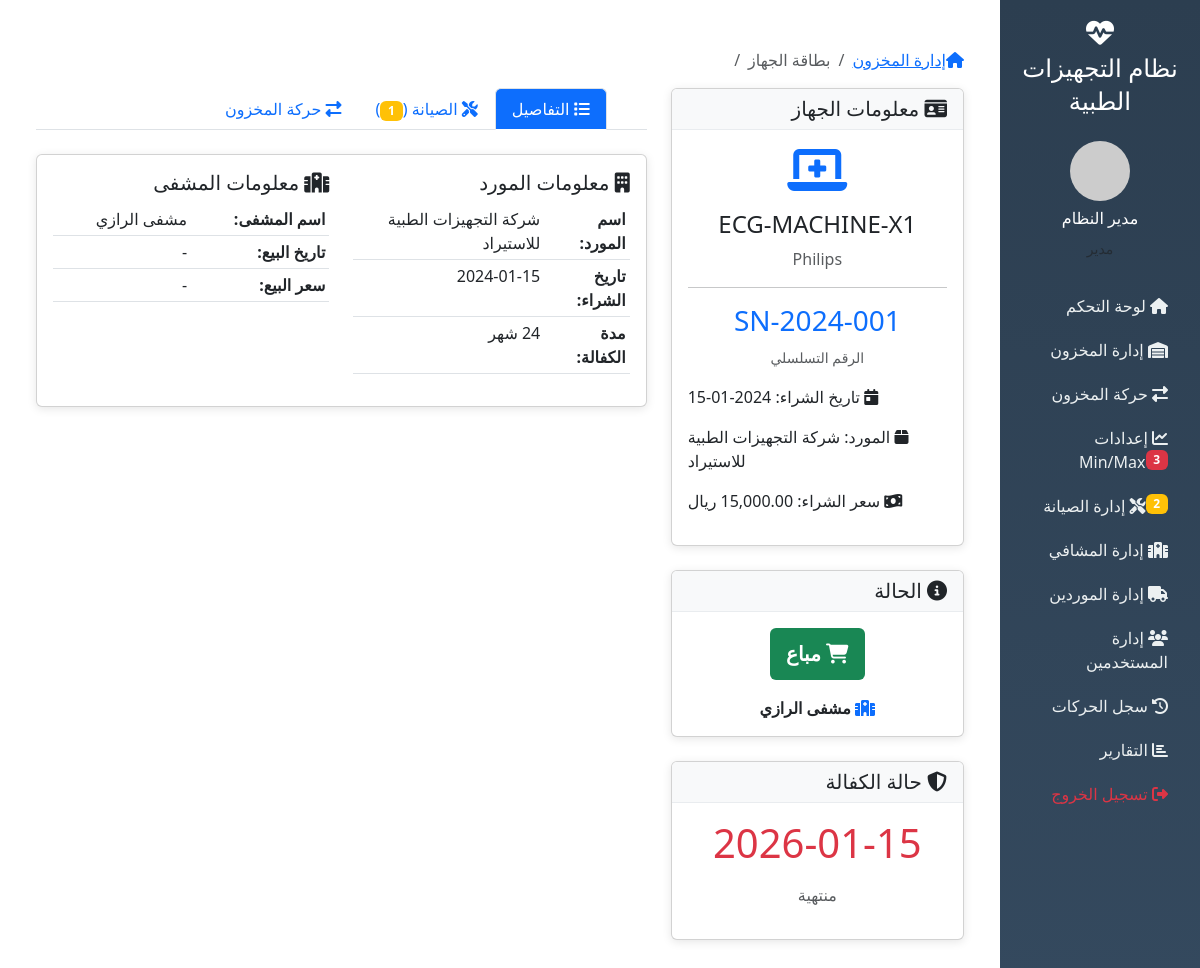
Page /device_card.php?id=1 (signed in) on the committed database.
### tables this page shows
CREATE TABLE devices (
    id INT AUTO_INCREMENT PRIMARY KEY,
    serial_number VARCHAR(50) NOT NULL UNIQUE,
    model VARCHAR(100) NOT NULL,
    brand VARCHAR(50),
    supplier_id INT,
    purchase_date DATE NOT NULL,
    warranty_months INT NOT NULL DEFAULT 12,
    warranty_expiry_date DATE,
    purchase_price DECIMAL(10,2),
    notes TEXT,
    status ENUM('in_stock', 'sold', 'maintenance') DEFAULT 'in_stock',
    current_hospital_id INT DEFAULT NULL,
    sold_date DATE DEFAULT NULL,
    sold_price DECIMAL(10,2),
    created_at TIMESTAMP DEFAULT CURRENT_TIMESTAMP,
    updated_at TIMESTAMP DEFAULT CURRENT_TIMESTAMP ON UPDATE CURRENT_TIMESTAMP,
    FOREIGN KEY (supplier_id) REFERENCES suppliers(id) ON DELETE SET NULL,
    FOREIGN KEY (current_hospital_id) REFERENCES hospitals(id) ON DELETE SET NULL,
    INDEX idx_serial (serial_number),
    INDEX idx_status (status),
    INDEX idx_model (model),
    INDEX idx_warranty (warranty_expiry_date)
);

CREATE TABLE suppliers (
    id INT AUTO_INCREMENT PRIMARY KEY,
    name VARCHAR(100) NOT NULL,
    contact_person VARCHAR(100),
    phone VARCHAR(20),
    email VARCHAR(100),
    address TEXT,
    notes TEXT,
    created_at TIMESTAMP DEFAULT CURRENT_TIMESTAMP,
    is_active BOOLEAN DEFAULT TRUE
);

CREATE TABLE hospitals (
    id INT AUTO_INCREMENT PRIMARY KEY,
    name VARCHAR(100) NOT NULL,
    rep_id INT DEFAULT NULL,
    contact_person VARCHAR(100),
    phone VARCHAR(20),
    email VARCHAR(100),
    address TEXT,
    notes TEXT,
    created_at TIMESTAMP DEFAULT CURRENT_TIMESTAMP,
    is_active BOOLEAN DEFAULT TRUE,
    FOREIGN KEY (rep_id) REFERENCES users(id) ON DELETE SET NULL,
    INDEX idx_rep (rep_id)
);

### models/Device.php (called while the page is built, shortened)
<?php
class Device {
    private $pdo;
    public function __construct($pdo) {
        $this->pdo = $pdo;
    }
    public function getById($id) {
        $stmt = $this->pdo->prepare("SELECT d.*, s.name as supplier_name,
            s.phone as supplier_phone, h.name as hospital_name,
            u.full_name as rep_name FROM devices d
            LEFT JOIN suppliers s ON d.supplier_id = s.id
            LEFT JOIN hospitals h ON d.current_hospital_id = h.id
            LEFT JOIN users u ON h.rep_id = u.id
            WHERE d.id = ?");
        $stmt->execute([$id]);
        return $stmt->fetch();
    }
}

### config/database.php (called while the page is built, shortened)
<?php
function getWarrantyStatus($expiry_date) {
    $today = date('Y-m-d');
    $expiry = new DateTime($expiry_date);
    $now = new DateTime($today);
    $diff = $now->diff($expiry)->days;
    if ($expiry < $now) {
        return ['status' => 'expired', 'days' => -$diff, 'label' => 'منتهية'];
    } elseif ($diff <= 30) {
        return ['status' => 'expiring', 'days' => $diff, 'label' => 'تنتهي قريباً'];
    } else {
        return ['status' => 'valid', 'days' => $diff, 'label' => 'سارية'];
    }
}

### models/Maintenance.php (called while the page is built, shortened)
<?php
class Maintenance {
    private $pdo;
    public function __construct($pdo) {
        $this->pdo = $pdo;
    }
    public function getByDevice($device_id) {
        $stmt = $this->pdo->prepare("SELECT * FROM maintenance_logs
            WHERE device_id = ? ORDER BY created_at DESC");
        $stmt->execute([$device_id]);
        return $stmt->fetchAll();
    }
}

### device_card.php (the view, shortened to what this page needs)
<?php
require_once __DIR__ . '/includes/header.php';
$id = $_GET['id'] ?? 0;
$device = $deviceModel->getById($id);
$warranty = getWarrantyStatus($device['warranty_expiry_date']);
$maintenanceLogs = $maintenanceModel->getByDevice($id);
?>
<!DOCTYPE html>
<html lang="ar" dir="rtl">
<head>
    <link href="https://cdn.jsdelivr.net/npm/bootstrap@5.3.0/dist/css/bootstrap.min.css" rel="stylesheet">
    <link href="https://cdnjs.cloudflare.com/ajax/libs/font-awesome/6.4.0/css/all.min.css" rel="stylesheet">
</head>
<body>
    <?php require_once __DIR__ . '/includes/header.php'; ?>
    <div class="container-fluid mt-4">
        <nav aria-label="breadcrumb">
            <ol class="breadcrumb">
                <li class="breadcrumb-item"><a href="index.php"><i class="fas fa-home"></i></a></li>
                <li class="breadcrumb-item"><a href="devices.php">إدارة المخزون</a></li>
                <li class="breadcrumb-item active">بطاقة الجهاز</li>
            </ol>
        </nav>
        <div class="row">
            <div class="col-lg-4">
                <div class="card">
                    <div class="card-header">
                        <h5 class="mb-0"><i class="fas fa-id-card"></i> معلومات الجهاز</h5>
                    </div>
                    <div class="card-body text-center">
                        <div class="mb-3">
                            <i class="fas fa-laptop-medical fa-3x text-primary mb-3"></i>
                            <h4><?= htmlspecialchars($device['model']) ?></h4>
                            <p class="text-muted"><?= htmlspecialchars($device['brand']) ?></p>
                            <hr>
                            <h3 class="text-primary"><?= htmlspecialchars($device['serial_number']) ?></h3>
                            <small class="text-muted">الرقم التسلسلي</small>
                        </div>
                        <div class="mb-3 text-start">
                            <p><i class="fas fa-calendar-day"></i> تاريخ الشراء: <?= date('Y-m-d', strtotime($device['purchase_date'])) ?></p>
                            <p><i class="fas fa-box"></i> المورد: <?= htmlspecialchars($device['supplier_name']) ?></p>
                            <?php if ($device['purchase_price']): ?>
                            <p><i class="fas fa-money-bill-wave"></i> سعر الشراء: <?= number_format($device['purchase_price'], 2) ?> ريال</p>
                            <?php endif; ?>
                        </div>
                    </div>
                </div>
                <div class="card mt-4">
                    <div class="card-header">
                        <h5 class="mb-0"><i class="fas fa-info-circle"></i> الحالة</h5>
                    </div>
                    <div class="card-body text-center">
                        <span class="badge badge-status bg-<?= $device['status'] == 'sold' ? 'success' : ($device['status'] == 'maintenance' ? 'warning' : 'info') ?> fs-5 p-3">
                            <i class="fas fa-<?= $device['status'] == 'sold' ? 'shopping-cart' : ($device['status'] == 'maintenance' ? 'tools' : 'warehouse') ?>"></i>
                            <?= $status_labels[$device['status']] ?>
                        </span>
                        <?php if ($device['current_hospital_id']): ?>
                        <div class="mt-3">
                            <i class="fas fa-hospital text-primary"></i>
                            <strong><?= htmlspecialchars($device['hospital_name']) ?></strong>
                        </div>
                        <?php endif; ?>
                    </div>
                </div>
                <div class="card mt-4">
                    <div class="card-header">
                        <h5 class="mb-0"><i class="fas fa-shield-alt"></i> حالة الكفالة</h5>
                    </div>
                    <div class="card-body text-center">
                        <p class="display-6 <?= $warranty['status'] == 'expired' ? 'text-danger' : ($warranty['status'] == 'expiring' ? 'text-warning' : 'text-success') ?>">
                            <?= $device['warranty_expiry_date'] ?>
                        </p>
                        <p class="text-muted"><?= $warranty['label'] ?></p>
                    </div>
                </div>
            </div>
            <div class="col-lg-8">
                <ul class="nav nav-tabs" id="deviceTabs" role="tablist">
                    <li class="nav-item" role="presentation">
                        <button class="nav-link active" id="details-tab" data-bs-toggle="tab" data-bs-target="#details" type="button" role="tab">
                            <i class="fas fa-list"></i> التفاصيل
                        </button>
                    </li>
                    <li class="nav-item" role="presentation">
                        <button class="nav-link" id="maintenance-tab" data-bs-toggle="tab" data-bs-target="#maintenance" type="button" role="tab">
                            <i class="fas fa-tools"></i> الصيانة (<span class="badge bg-warning"><?= count($maintenanceLogs) ?></span>)
                        </button>
                    </li>
                    <li class="nav-item" role="presentation">
                        <button class="nav-link" id="movements-tab" data-bs-toggle="tab" data-bs-target="#movements" type="button" role="tab">
                            <i class="fas fa-exchange-alt"></i> حركة المخزون
                        </button>
                    </li>
                </ul>
                <div class="tab-content mt-4">
                    <div class="tab-pane fade show active" id="details" role="tabpanel">
                        <div class="card">
                            <div class="card-body">
                                <div class="row">
                                    <div class="col-md-6">
                                        <h5><i class="fas fa-building"></i> معلومات المورد</h5>
                                        <table class="table table-sm">
                                            <tr>
                                                <th>اسم المورد:</th>
                                                <td><?= htmlspecialchars($device['supplier_name']) ?></td>
                                            </tr>
                                            <tr>
                                                <th>تاريخ الشراء:</th>
                                                <td><?= date('Y-m-d', strtotime($device['purchase_date'])) ?></td>
                                            </tr>
                                            <tr>
                                                <th>مدة الكفالة:</th>
                                                <td><?= $device['warranty_months'] ?> شهر</td>
                                            </tr>
                                        </table>
                                    </div>
                                    <div class="col-md-6">
                                        <h5><i class="fas fa-hospital"></i> معلومات المشفى</h5>
                                        <?php if ($device['current_hospital_id']): ?>
                                        <table class="table table-sm">
                                            <tr>
                                                <th>اسم المشفى:</th>
                                                <td><?= htmlspecialchars($device['hospital_name']) ?></td>
                                            </tr>
                                            <tr>
                                                <th>تاريخ البيع:</th>
                                                <td><?= $device['sold_date'] ? date('Y-m-d', strtotime($device['sold_date'])) : '-' ?></td>
                                            </tr>
                                            <tr>
                                                <th>سعر البيع:</th>
                                                <td><?= $device['sold_price'] ? number_format($device['sold_price'], 2) . ' ريال' : '-' ?></td>
                                            </tr>
                                        </table>
                                        <?php else: ?>
                                        <p class="text-muted">الجهاز حالياً في المخزن ولم يتم بيعه بعد</p>
                                        <?php endif; ?>
                                    </div>
                                </div>
                            </div>
                        </div>
                    </div>
                </div>
            </div>
        </div>
    </div>
    <?php require_once __DIR__ . '/includes/footer.php'; ?>
</body>
</html>

### includes/header.php (style rules this page uses)
.card { border: none; box-shadow: 0 2px 10px rgba(0,0,0,0.1); margin-bottom: 20px; }
.card-header { background: #f8f9fa; border-bottom: 1px solid #e9ecef; font-weight: bold; }

### device_card.php (style rules this page uses)
.card-header { background: #f8f9fa; border-bottom: 1px solid #e9ecef; }
.nav-tabs .nav-link.active { background: #0d6efd; color: white; }
.badge-status { font-size: 0.85rem; padding: 0.5em 0.75em; }

### rows in the picture
devices: model "ECG-MACHINE-X1", brand "Philips", serial_number "SN-2024-001", purchase_date "2024-01-15", supplier.name "شركة التجهيزات الطبية للاستيراد", status "مباع", current_hospital.name "مشفى الرازي", warranty_expiry_date "2026-01-15", warranty_expiry_date "منتهية"

### other values in the picture
$_SESSION['full_name'] "مدير النظام"
$roles[$_SESSION['role']] "مدير"
count($minmaxAlerts) "3"
count($pending) "2"
count($maintenanceLogs) "1"
